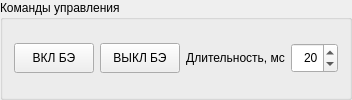
             <widget class="QGroupBox" name="SKE_KUGBox">
              <property name="sizePolicy">
               <sizepolicy hsizetype="Minimum" vsizetype="Minimum">
                <horstretch>0</horstretch>
                <verstretch>0</verstretch>
               </sizepolicy>
              </property>
              <property name="minimumSize">
               <size>
                <width>230</width>
                <height>70</height>
               </size>
              </property>
              <property name="title">
               <string>Команды управления</string>
              </property>
              <layout class="QGridLayout" name="gridLayout_11">
               <property name="sizeConstraint">
                <enum>QLayout::SetMinimumSize</enum>
               </property>
               <item row="2" column="4">
                <widget class="QSpinBox" name="SKE_durationSBox">
                 <property name="sizePolicy">
                  <sizepolicy hsizetype="Expanding" vsizetype="Minimum">
                   <horstretch>0</horstretch>
                   <verstretch>0</verstretch>
                  </sizepolicy>
                 </property>
                 <property name="minimumSize">
                  <size>
                   <width>25</width>
                   <height>30</height>
                  </size>
                 </property>
                 <property name="alignment">
                  <set>Qt::AlignRight|Qt::AlignTrailing|Qt::AlignVCenter</set>
                 </property>
                 <property name="minimum">
                  <number>15</number>
                 </property>
                 <property name="maximum">
                  <number>500</number>
                 </property>
                 <property name="singleStep">
                  <number>5</number>
                 </property>
                 <property name="value">
                  <number>20</number>
                 </property>
                </widget>
               </item>
               <item row="2" column="2">
                <widget class="QLabel" name="SKE_durationLabel">
                 <property name="sizePolicy">
                  <sizepolicy hsizetype="Minimum" vsizetype="Minimum">
                   <horstretch>0</horstretch>
                   <verstretch>0</verstretch>
                  </sizepolicy>
                 </property>
                 <property name="minimumSize">
                  <size>
                   <width>50</width>
                   <height>30</height>
                  </size>
                 </property>
                 <property name="text">
                  <string>Длительность, мс</string>
                 </property>
                 <property name="alignment">
                  <set>Qt::AlignCenter</set>
                 </property>
                </widget>
               </item>
               <item row="2" column="0">
                <widget class="QPushButton" name="SKE_onBEPButt">
                 <property name="sizePolicy">
                  <sizepolicy hsizetype="Minimum" vsizetype="Fixed">
                   <horstretch>0</horstretch>
                   <verstretch>0</verstretch>
                  </sizepolicy>
                 </property>
                 <property name="minimumSize">
                  <size>
                   <width>50</width>
                   <height>30</height>
                  </size>
                 </property>
                 <property name="text">
                  <string>ВКЛ БЭ</string>
                 </property>
                </widget>
               </item>
               <item row="2" column="1">
                <widget class="QPushButton" name="SKE_offBEPButt">
                 <property name="sizePolicy">
                  <sizepolicy hsizetype="Minimum" vsizetype="Fixed">
                   <horstretch>0</horstretch>
                   <verstretch>0</verstretch>
                  </sizepolicy>
                 </property>
                 <property name="minimumSize">
                  <size>
                   <width>50</width>
                   <height>30</height>
                  </size>
                 </property>
                 <property name="text">
                  <string>ВЫКЛ БЭ</string>
                 </property>
                </widget>
               </item>
              </layout>
             </widget>
